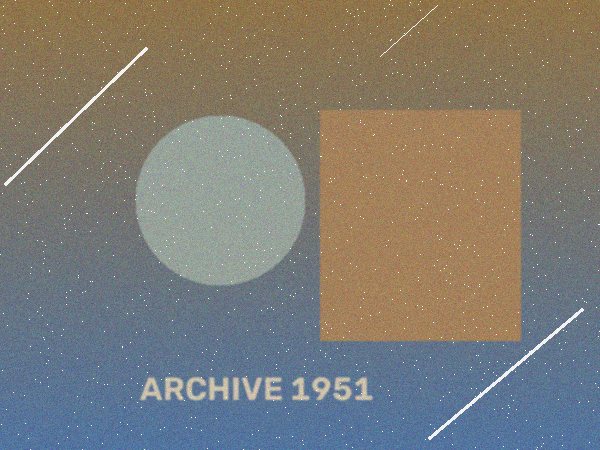
#> input picture dataset/original/01_studio_benchmark_1.png, 600 x 450 px
$ python -i sharpen.py   (imports and definitions only)   (older library calls are emulated)
#> lines starting #> are read from the running program, lines starting #| are printed output that depends on the picture
#> further down, picture is the input picture: shape (450, 600, 3); mean B, G, R 116.6, 123.9, 126.8
import cv2
import numpy as np


def unsharp_mask(
    image: np.ndarray,
    sigma: float = 1.0,
    strength: float = 1.2,
    threshold: int = 0,
) -> np.ndarray:
    """
    Sharpens an image using classical Unsharp Masking:
    Sharpened = Original + strength * (Original - Blurred)

    - sigma: Standard deviation for Gaussian blur (controls edge thickness).
    - strength: How strongly edges are boosted (1.0 - 1.5 is natural).
    - threshold: Minimum brightness difference required to sharpen (avoids sharpening flat noise).
    """
    # Create a softly blurred version of the image
    blurred = cv2.GaussianBlur(image, (0, 0), sigma)

    # Blend original and blurred: Original * (1 + strength) + Blurred * (-strength)
    sharpened = cv2.addWeighted(image, 1.0 + strength, blurred, -strength, 0)

    # Optional threshold check so smooth skin/sky areas don't get grainy
    if threshold > 0:
        low_contrast_mask = np.absolute(image.astype(np.int16) - blurred.astype(np.int16)) < threshold
        np.copyto(sharpened, image, where=low_contrast_mask)

    return sharpened


def detect_edges_laplacian(image: np.ndarray) -> np.ndarray:
    """
    Extracts edge details using the Laplacian operator and normalizes contrast
    so fine facial and texture edges are clearly visible in Stage 5.
    """
    gray = cv2.cvtColor(image, cv2.COLOR_BGR2GRAY) if len(image.shape) == 3 else image
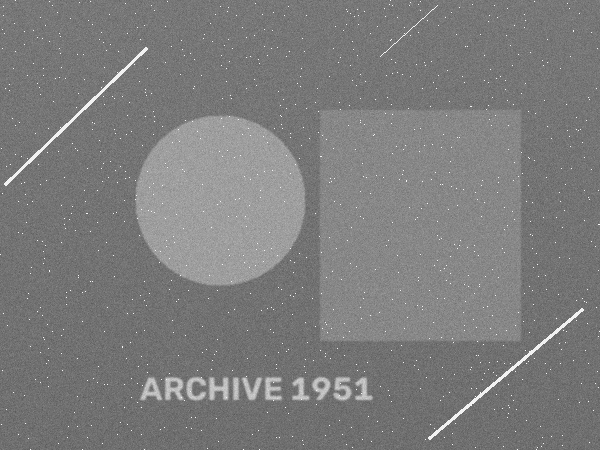
#> gray: shape (450, 600); min 85, max 245, mean 123.9
    # Light Gaussian smoothing prevents grain from drowning out true edges
    smooth = cv2.GaussianBlur(gray, (3, 3), 0)
    laplacian = np.abs(cv2.Laplacian(smooth, cv2.CV_64F))
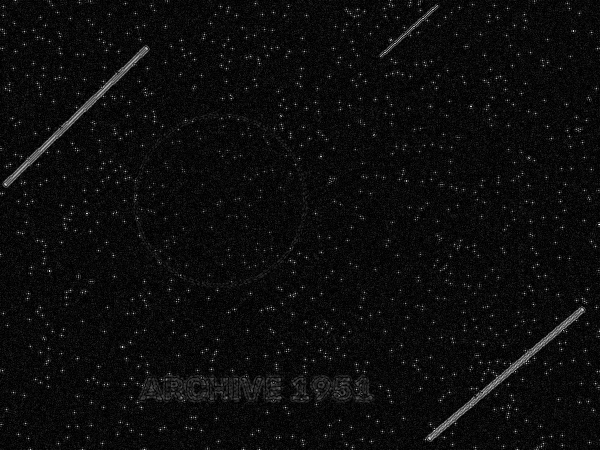
#> laplacian: shape (450, 600) float64; min 0, max 94, mean 4.7; drawn with min black and max white
    # Stretch intensity so edges stand out clearly instead of looking near-black
    normalized = cv2.normalize(laplacian, None, 0, 255, cv2.NORM_MINMAX)
    return normalized.astype(np.uint8)
    """
    Extracts edge details using the Laplacian operator (useful for intermediate
    edge visualization in Chapter 5 of the project report).
    """
    gray = cv2.cvtColor(image, cv2.COLOR_BGR2GRAY) if len(image.shape) == 3 else image
    laplacian = cv2.Laplacian(gray, cv2.CV_64F)
    return cv2.convertScaleAbs(laplacian)

>>> import cv2
>>> picture = cv2.imread('../dataset/original/01_studio_benchmark_1.png')
>>> result = detect_edges_laplacian(picture)

$ run again, on dataset/original/02_studio_benchmark_2.png
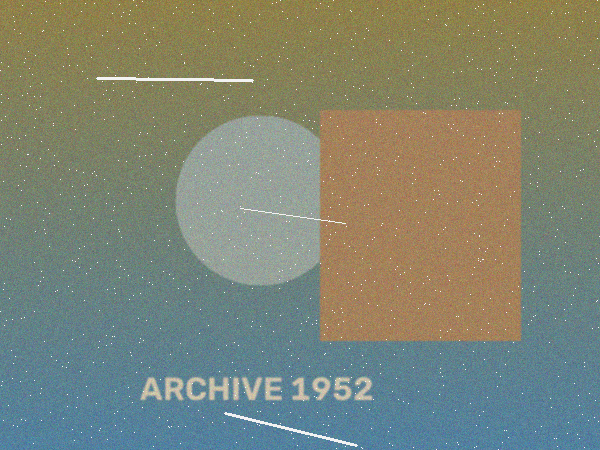
#> input picture dataset/original/02_studio_benchmark_2.png, 600 x 450 px
#> picture is the input picture: shape (450, 600, 3); mean B, G, R 116.1, 133, 126.4
#> in detect_edges_laplacian, `gray = cv2.cvtColor(image, cv2.COLOR_BGR2GRAY) if len(image.shape) == ..`:
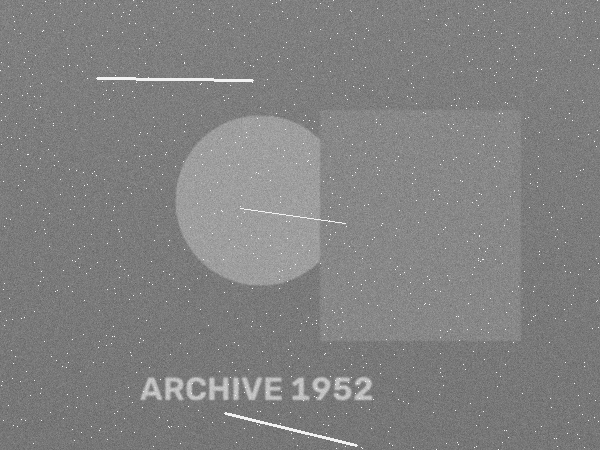
#> gray: shape (450, 600); min 91, max 245, mean 129.1
#> in detect_edges_laplacian, `normalized = cv2.normalize(laplacian, None, 0, 255, cv2.NORM_MINMAX)`:
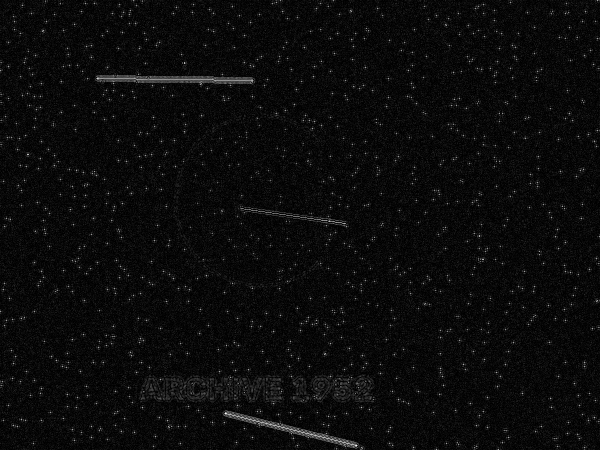
#> normalized: shape (450, 600) float64; min 0, max 255, mean 11.4

$ run again, on dataset/original/03_studio_benchmark_3.png
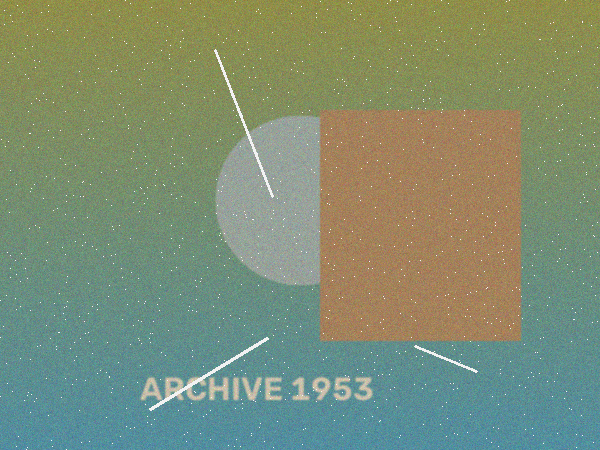
#> input picture dataset/original/03_studio_benchmark_3.png, 600 x 450 px
#> picture is the input picture: shape (450, 600, 3); mean B, G, R 115.2, 142.1, 125.7
#> in detect_edges_laplacian, `gray = cv2.cvtColor(image, cv2.COLOR_BGR2GRAY) if len(image.shape) == ..`:
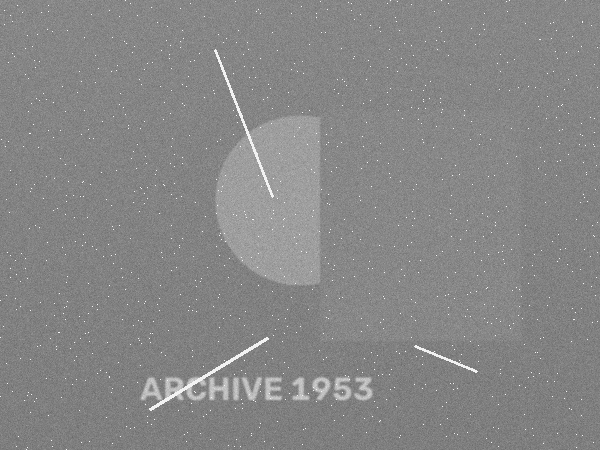
#> gray: shape (450, 600); min 99, max 245, mean 134.1
#> in detect_edges_laplacian, `laplacian = np.abs(cv2.Laplacian(smooth, cv2.CV_64F))`:
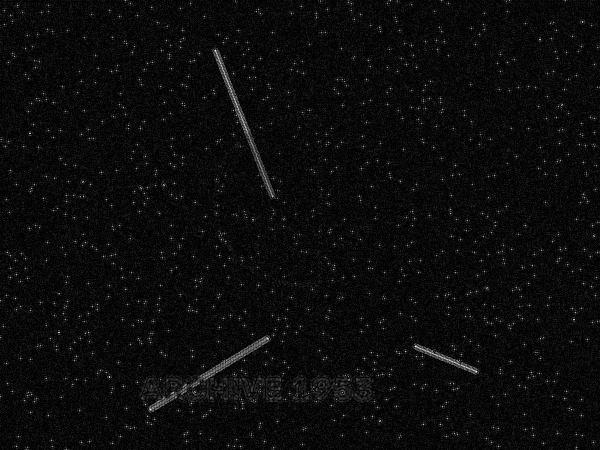
#> laplacian: shape (450, 600) float64; min 0, max 95, mean 4.4; drawn with min black and max white
